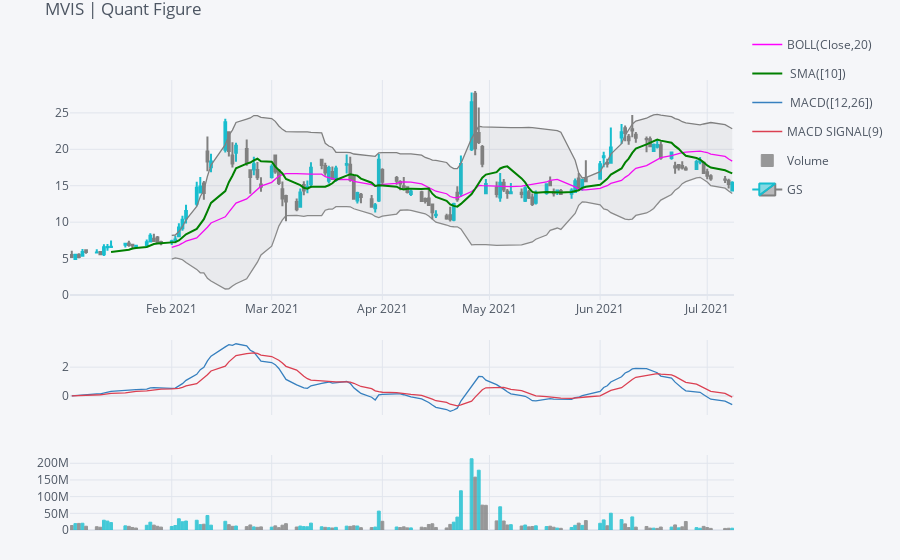

The code cell stored with this chart in its notebook:
### Code cell
qf=cf.QuantFig(MVIS,title='MVIS | Quant Figure',legend='center',name='GS')
qf.add_bollinger_bands(periods=20,boll_std=2,colors=['magenta','grey'],fill=True)
qf.add_sma([10],width=2,color=['green'],legendgroup=True)
qf.add_macd()
qf.add_volume()
qf.iplot()

### Figure 1 — Plotly figure (JSON) as saved in the notebook; plotly's stock layout.template omitted (floating-point values rounded to 4 significant figures; data arrays with more than 128 entries replaced by an {"elided": "..."} marker saying what was removed)
{"data": [{"legendgroup": "BOLL(Close,20)", "line": {"color": "rgba(255, 0, 255, 1.0)", "dash": "solid", "shape": "linear", "width": 1.3}, "mode": "lines", "name": "BOLL(Close,20)", "showlegend": true, "text": "", "type": "scatter", "x": {"elided": "129 str values"}, "y": {"elided": "129 mixed values"}, "yaxis": "y2"}, {"legendgroup": "BOLL(Close,20)", "line": {"color": "rgba(128, 128, 128, 1.0)", "dash": "solid", "shape": "linear", "width": 1.3}, "mode": "lines", "name": "UPPER(Close,20)", "showlegend": false, "text": "", "type": "scatter", "x": {"elided": "129 str values"}, "y": {"elided": "129 mixed values"}, "yaxis": "y2"}, {"fill": "tonexty", "fillcolor": "rgba(128, 128, 128, 0.1)", "legendgroup": "BOLL(Close,20)", "line": {"color": "rgba(128, 128, 128, 0.8999999999999999)", "dash": "solid", "shape": "linear", "width": 1.3}, "mode": "lines", "name": "LOWER(Close,20)", "showlegend": false, "text": "", "type": "scatter", "x": {"elided": "129 str values"}, "y": {"elided": "129 mixed values"}, "yaxis": "y2"}, {"legendgroup": " SMA([10])", "line": {"color": "rgba(0, 128, 0, 1.0)", "dash": "solid", "shape": "linear", "width": 2}, "mode": "lines", "name": " SMA([10])", "showlegend": true, "text": "", "type": "scatter", "x": {"elided": "129 str values"}, "y": {"elided": "129 mixed values"}, "yaxis": "y2"}, {"line": {"color": "rgba(55, 128, 191, 1.0)", "dash": "solid", "shape": "linear", "width": 1.3}, "mode": "lines", "name": " MACD([12,26])", "text": "", "type": "scatter", "x": {"elided": "129 str values"}, "y": {"elided": "129 float values"}, "yaxis": "y3"}, {"line": {"color": "rgba(219, 64, 82, 1.0)", "dash": "solid", "shape": "linear", "width": 1.3}, "mode": "lines", "name": "MACD SIGNAL(9)", "text": "", "type": "scatter", "x": {"elided": "129 str values"}, "y": {"elided": "129 float values"}, "yaxis": "y3"}, {"marker": {"color": {"elided": "129 str values"}, "line": {"color": {"elided": "129 str values"}, "width": 1}}, "name": "Volume", "opacity": 0.8, "orientation": "v", "text": "", "type": "bar", "x": {"elided": "129 str values"}, "y": {"elided": "129 int values"}, "yaxis": "y4"}, {"close": {"elided": "129 float values"}, "decreasing": {"line": {"color": "#808080"}}, "high": {"elided": "129 float values"}, "increasing": {"line": {"color": "#17BECF"}}, "low": {"elided": "129 float values"}, "name": "GS", "open": {"elided": "129 float values"}, "showlegend": true, "type": "candlestick", "x": {"elided": "129 str values"}, "yaxis": "y2"}], "layout": {"legend": {"bgcolor": "#F5F6F9", "font": {"color": "#4D5663"}}, "margin": {"b": 30, "l": 30, "r": 30, "t": 30}, "paper_bgcolor": "#F5F6F9", "plot_bgcolor": "#F5F6F9", "showlegend": true, "title": {"font": {"color": "#4D5663"}, "text": "MVIS | Quant Figure"}, "xaxis": {"anchor": "y2", "gridcolor": "#E1E5ED", "rangeselector": {"bgcolor": "rgba(150, 200, 250, 1)", "buttons": [{"count": 1, "label": "1m", "step": "month", "stepmode": "backward"}, {"count": 1, "label": "1y", "step": "year", "stepmode": "backward"}], "font": {"size": 13}, "visible": false, "x": 0, "y": 0.9}, "rangeslider": {"visible": false}, "showgrid": true, "tickfont": {"color": "#4D5663"}, "title": {"font": {"color": "#4D5663"}, "text": ""}, "zerolinecolor": "#E1E5ED"}, "yaxis": {"gridcolor": "#E1E5ED", "showgrid": true, "showticklabels": false, "tickfont": {"color": "#4D5663"}, "title": {"font": {"color": "#4D5663"}, "text": ""}, "zerolinecolor": "#E1E5ED"}, "yaxis2": {"domain": [0.46, 0.9], "gridcolor": "#E1E5ED", "showgrid": true, "tickfont": {"color": "#4D5663"}, "title": {"font": {"color": "#4D5663"}, "text": ""}, "zerolinecolor": "#E1E5ED"}, "yaxis3": {"domain": [0.23, 0.38], "gridcolor": "#E1E5ED", "showgrid": true, "tickfont": {"color": "#4D5663"}, "title": {"font": {"color": "#4D5663"}, "text": ""}, "zerolinecolor": "#E1E5ED"}, "yaxis4": {"domain": [0, 0.15], "gridcolor": "#E1E5ED", "showgrid": true, "tickfont": {"color": "#4D5663"}, "title": {"font": {"color": "#4D5663"}, "text": ""}, "zerolinecolor": "#E1E5ED"}}}
